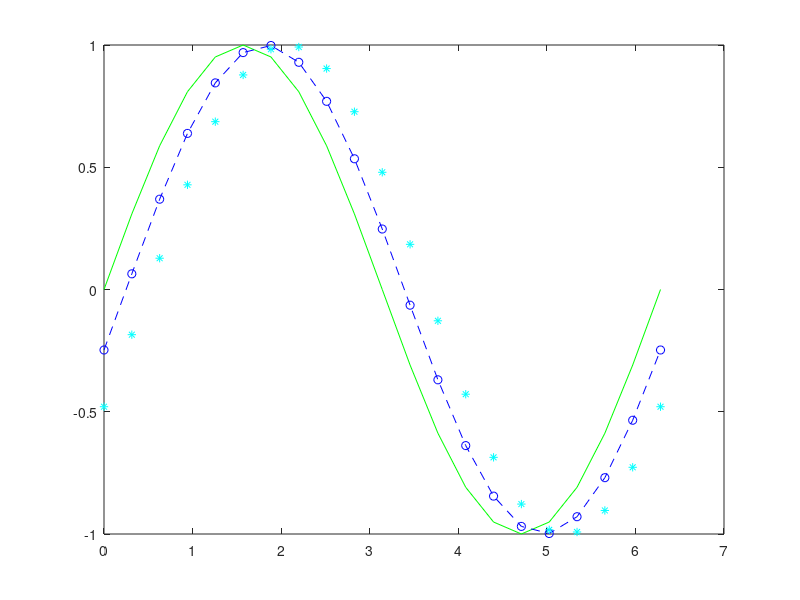

Here is the MATLAB script that generated this plot: (Note: this script raises an error after producing the figure.)

x = 0:pi/10:2*pi;
y1 = sin(x);
y2 = sin(x-0.25);
y3 = sin(x-0.5);

fig = figure;
plot(x,y1,'g',x,y2,'b--o',x,y3,'c*')

response = fig2plotly(fig,'filename','matlab_line_style');
plotly_url = response.url;
